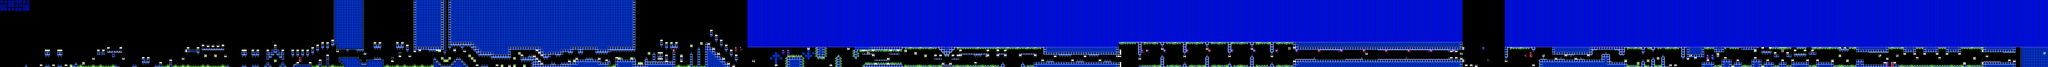

Tiled map render using the project's own tile images. Description and the map definition, with tile-layer contents summarised, below:
An orthogonal 822x27 tile map with 16x16 px tiles, 2 tile layers (SP, ...), 2 tilesets, 2 image layers.

<map version="1.10" tiledversion="1.11.2" orientation="orthogonal" renderorder="right-down" width="822" height="27" tilewidth="16" tileheight="16" infinite="0" nextlayerid="5" nextobjectid="1">
 <editorsettings>
  <chunksize width="16" height="27" />
  <export target="cycles.csv" format="csv" />
 </editorsettings>
 <tileset firstgid="1" name="famidash" tilewidth="16" tileheight="16" tilecount="256" columns="16">
  <image source="../../../GRAPHICS/famidash.bmp" width="256" height="256" />
 </tileset>
 <tileset firstgid="257" name="sprites" tilewidth="16" tileheight="16" tilecount="256" columns="16">
  <image source="../../../GRAPHICS/sprites.png" width="256" height="256" />
 </tileset>
 <imagelayer id="3" name="Image Layer 1" parallaxx="0.9" parallaxy="0.9" repeatx="1" repeaty="1">
  <image source="../../../GRAPHICS/Old/parallax Blue.bmp" width="144" height="72" />
 </imagelayer>
 <imagelayer id="4" name="Image Layer 2" offsetx="0" offsety="432" repeatx="1">
  <image source="../../../GRAPHICS/ground.bmp" width="64" height="128" />
 </imagelayer>
 <layer id="1" width="822" height="27">
  <data>[22194 cells, 14095 non-empty, 47 distinct tile ids]</data>
 </layer>
 <layer id="2" name="SP" width="822" height="27">
  <data>[22194 cells, 417 non-empty, 47 distinct tile ids]</data>
 </layer>
</map>
